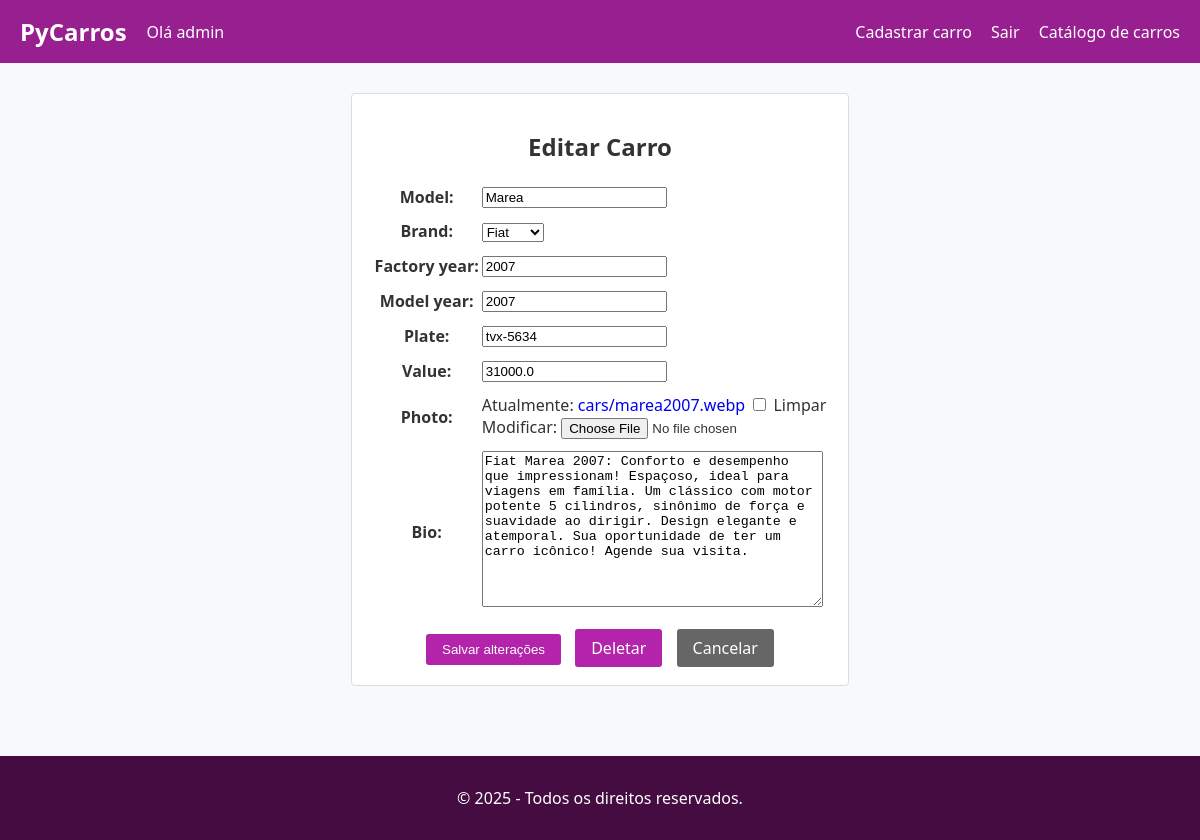
The page /car/9/update/ (signed in) on the database its author committed.
### cars/models.py (models this page shows, shortened)
class Car(models.Model):
   id = models.AutoField(primary_key=True)
   model = models.CharField(max_length=200)
   brand = models.ForeignKey(Brand, on_delete=models.PROTECT, related_name='car_brand') #marca
   factory_year = models.IntegerField(blank=True, null=True)
   model_year = models.IntegerField(blank=True, null=True)
   plate = models.CharField(max_length=10, blank=True, null=True)
   value = models.FloatField(blank=True, null=True)
   photo = models.ImageField(upload_to='cars/', blank=True, null=True)
   bio = models.TextField(blank=True, null=True)

### cars/views.py (the view, shortened to what this page needs)
# urls.py: path('car/<int:pk>/update/', CarUpdateView.as_view(), name='car_update'),
@method_decorator(login_required(login_url='login'), name='dispatch')
class CarUpdateView(UpdateView):
   model = Car # modelo
   form_class = CarModelForm  # formulario
   template_name = 'car_update.html' # html retornado pro usuario

### cars/forms.py (shortened to what this page needs)
class CarModelForm(forms.ModelForm):
    class Meta:
        model = Car
        fields = '__all__'

### cars/models.py (called while the page is built)
   def __str__(self):
      return self.name

### cars/templates/car_update.html (shortened to what this page needs)
{% extends 'base.html' %}
{% block content %}
<form method="post" enctype="multipart/form-data">
    <h1>Editar Carro</h1>
    <table>
        {{ form.as_table }}
    </table>
    <div>
        <div class="buttons-container">
            <input type="submit" value="Salvar alterações" class="btn btn-primary">
             <a href="{% url 'car_delete' pk=object.pk %}" class="btn btn-danger">Deletar</a>
            <a href="{% url 'cars_list' %}" class="btn btn-secondary">Cancelar</a>
        </div>
    </div>
</form>
{% endblock %}

### app/templates/base.html (shortened to what this page needs)
<!DOCTYPE html>
<html lang="pt-br">
<head>
</head>
<body>
   <div class="wrapper">
      <header>
         <nav style="display: flex; align-items: center; gap: 20px;">
            <h1>PyCarros</h1>
            {% if user.is_authenticated %}
               <div>Olá {{user.username}}</div>
            {% endif %}
         </nav>
         <nav>
            {% if user.is_authenticated %}
               <a href="{% url 'new_car' %}">Cadastrar carro</a>
               <a href="{% url 'logout' %}">Sair</a>
            {% endif %}
            <a href="{% url 'cars_list' %}">Catálogo de carros</a>
         </nav>
      </header>
      <main>
         {% block content %}
         {% endblock %}
      </main>
      <footer>
         <p>&copy; {{ now|default:"2025" }} - Todos os direitos reservados.</p>
      </footer>
   </div>
</body>
</html>

### app/templates/base.html (style rules this page uses)
html, body { height: 100%; margin: 0; }
.wrapper { display: flex; flex-direction: column; min-height: 100vh; }
main { flex: 1; }
body { margin: 0; font-family: 'Segoe UI', Tahoma, Geneva, Verdana, sans-serif; background-color: #f8f9fa; color: #333; }
header { background-color: #971f8f; color: white; padding: 15px 20px; display: flex; justify-content: space-between; align-items: center; flex-wrap: wrap; }
header h1 { font-size: 24px; margin: 0; }
nav a { color: white; text-decoration: none; margin-left: 15px; font-weight: 500; }
main { max-width: 1200px; margin: 30px auto; padding: 0 20px; }
footer { background-color: #450c42; color: white; text-align: center; padding: 15px 10px; margin-top: 40px; }

### cars/templates/car_update.html (style rules this page uses)
form { max-width: 500px; margin: auto; background: #fff; padding: 20px; border: 1px solid #ddd; border-radius: 4px; }
h1 { font-size: 1.5rem; margin-bottom: 15px; text-align: center; }
table { width: 100%; margin-bottom: 15px; }
table td { padding: 5px 0; }
.buttons-container { text-align: center; }
.btn { padding: 8px 16px; margin: 0 5px; border: none; background: #b424aa; color: #fff; border-radius: 3px; cursor: pointer; }
.btn-secondary { background: #666; }
a { text-decoration: none; }

### rows shown on the page
Car: model "Marea", brand "Fiat", factory_year "2007", model_year "2007", plate "tvx-5634", value "31000.0", bio "Fiat Marea 2007: Conforto e desempenho que impressionam! Espaçoso, ideal para viagens em família. Um clássico com motor potente 5 cilindros, sinônimo de força e suavidade ao dirigir. Design elegante e atemporal. Sua oportunidade de ter um carro icônico! Agende sua visita."

### other values the page prints
{{ user.username }} "admin"
{{ now|default:"2025" }} "2025"
